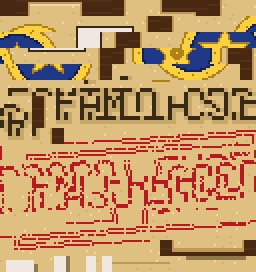
#> input picture graphics/dossie/pasta.png, 128 x 136 px (shown 2 times larger)
$ python -i dossie.py   (imports and definitions only)
#> lines starting #> are read from the running program, lines starting #| are printed output that depends on the picture
"""O dossiê da Família Sombra (POK-54, Task 9): os gráficos da tela cheia de src/dossie.c.

    python3 -I tools/familia_sombra/dossie.py              # grava tudo no repositório
    python3 -I tools/familia_sombra/dossie.py --conferir   # refaz num diretório temporário e compara (sai 1 se divergir)
    python3 -I tools/familia_sombra/dossie.py --folha saida.png   # prévia das 3 páginas montadas (não grava o resto)

Entradas (do próprio repositório):
    graphics/fonts/latin_normal.png + src/text.c (sFontNormalLatinGlyphWidths) + charmap.txt
        a fonte do jogo, para o "FAMÍLIA SOMBRA" em dobro da capa e os carimbos
    graphics/pokemon/<espécie>/front.png + shiny.pal   o sprite de batalha de cada chefe, para a foto
    tools/familia_sombra/predio.py                      os 3 tons do retrato da sala do Dom (TONS_DO_RETRATO)

Saídas (versionadas, nada à mão), em graphics/dossie/:
    pasta.png + pasta.pal   ladrilhos únicos do fundo (papel pardo da pasta, a mesa, o selo da polícia, a moldura da
                            foto) numa paleta só; a mesma paleta serve às janelas de texto (cores de texto em
                            DARK_GRAY = 2, LIGHT_GRAY = 3, RED = 4: os {COLOR ...} do charmap batem com ela)
    pasta.bin               3 telas de 32x20 entradas (u16): capa, ficha e texto (página "Depois")
    foto_{dom,cobrador,mercenario,pesadelo}.png   64x64, só os 3 tons do retrato (foto.pal)
    clipe.png               8x32, o clipe de papel por cima da foto (foto.pal)
    foto.pal                tons do retrato + o metal do clipe
    carimbo.png + .pal      64x64 = 2 quadros de 64x32: CAPTURADO e DERROTADO, tinta vermelha
    rosa.png + rosas.pal    8x16, a rosa da ficha; rosas.pal = 4 paletas de 16 (vermelha, dourada, azul, negra)

A foto usa o sprite de BATALHA (64x64, frente, cores shiny), não o sprite do mapa com chapéu do quadro da sala: no
tamanho da foto o de batalha se lê muito melhor (o do mapa tem 32x40 e o rosto some). Os tons são os do retrato
(predio.TONS_DO_RETRATO); os limiares de luminância são próprios (em FOTOS), porque as cores do sprite de batalha
não são as do sprite do mapa e com os LIMIARES_RETRATO de lá o Gengar ficava todo no cinza médio.

Só Pillow e a biblioteca padrão.
"""
import argparse
import filecmp
import math
import random
import re
import shutil
import struct
import sys
import tempfile
from pathlib import Path

from PIL import Image, ImageDraw

sys.path.insert(0, str(Path(__file__).resolve().parent))
from predio import TONS_DO_RETRATO  # noqa: E402  (o mesmo preto e os 2 cinzas do quadro da sala do Dom)

REPO = Path(__file__).resolve().parents[2]
SAIDA = Path("graphics/dossie")

# ---------------------------------------------------------------------------------------------------------------
# Paleta da pasta (BG) e do texto: os índices 2, 3 e 4 são DARK_GRAY, LIGHT_GRAY e RED do charmap ({COLOR RED} no
# texto da lore pinta o título de vermelho); o 15 é o marca-texto amarelo do título.
# ---------------------------------------------------------------------------------------------------------------
MESA = (72, 40, 20)
MESA_LINHA = (84, 48, 26)
TINTA = (56, 40, 24)
TINTA_SOMBRA = (200, 168, 104)
VERMELHO = (184, 24, 32)
OURO_ESC = (176, 128, 24)
MANILA = (224, 192, 128)
MANILA_ESC = (192, 152, 88)
MANILA_CLARO = (240, 216, 160)
FIBRA = (212, 176, 112)
AZUL = (32, 56, 136)
AZUL_ESC = (16, 32, 88)
OURO = (248, 208, 64)
BRANCO = (240, 232, 224)
SOMBRA_FOTO = (144, 120, 72)
MARCA_TEXTO = (248, 224, 80)
PASTA_PAL = [MESA, MESA_LINHA, TINTA, TINTA_SOMBRA, VERMELHO, OURO_ESC, MANILA, MANILA_ESC, MANILA_CLARO, FIBRA,
             AZUL, AZUL_ESC, OURO, BRANCO, SOMBRA_FOTO, MARCA_TEXTO]

# Foto (OBJ): 0 transparente, os 3 tons do retrato e o metal do clipe
K, CINZA_MEDIO, CINZA_CLARO = TONS_DO_RETRATO
CLIPE_CLARO, CLIPE_ESC = (224, 224, 232), (96, 96, 112)
FOTO_PAL = [(0, 0, 0), K, CINZA_MEDIO, CINZA_CLARO, CLIPE_CLARO, CLIPE_ESC]
FOTO_CHAO = 44                      # da linha 44 para baixo o fundo da foto é o cinza médio (o chão), acima o claro

# chefe -> (espécie do sprite de batalha, limiares de luminância: preto abaixo de `a`, cinza médio abaixo de `b`)
FOTOS = {
    "dom": ("gengar", (90, 150)),
    "cobrador": ("tyranitar", (80, 150)),
    "mercenario": ("garchomp", (60, 110)),
    "pesadelo": ("darkrai", (40, 90)),
}

PAPEL_CARIMBO = (232, 224, 208)     # o miolo do carimbo (de moldura a moldura): a tinta fica legível sobre a foto
CARIMBO_PAL = [(0, 0, 0), VERMELHO, PAPEL_CARIMBO]
CARIMBOS = (("CAPTURADO", 5, 5), ("DERROTADO", -5, 9))   # texto, ângulo, semente da tinta falhada (quadro 0, 1)

# A rosa da ficha (8x16, o desenho nas linhas 3-12): 1-4 pétalas do escuro ao claro, g/G caule e folha
ROSA = [
    "..1111..",
    ".122221.",
    "12333221",
    "12344321",
    ".123321.",
    "..1111..",
    "...g....",
    "..gGg...",
    "...g....",
    "...g....",
]
ROSA_Y = 3
VERDES = [(24, 72, 32), (40, 120, 48)]
PETALAS = {   # na ordem dos chefes: vermelha (Dom), dourada (Cobrador), azul (Mercenário), negra (Pesadelo)
    "vermelha": [(64, 8, 16), (152, 16, 32), (216, 48, 56), (248, 128, 120)],
    "dourada": [(96, 64, 8), (176, 128, 24), (232, 184, 48), (248, 232, 144)],
    "azul": [(16, 24, 72), (32, 64, 152), (72, 120, 216), (160, 200, 248)],
    "negra": [(8, 8, 12), (32, 28, 40), (64, 56, 72), (112, 104, 120)],
}

# Geometria das 3 telas (pixels; a mesma de src/dossie.c, que posiciona os sprites e o texto por cima)
TELA_W, TELA_H = 240, 160
PASTA = (6, 14, 233, 157)           # corpo da pasta (x0, y0, x1, y1), com a borda escura
ABA_CAPA = (6, 1, 112)              # aba (x0, y0, x1): "POLÍCIA DE KANTO"
ABA_FICHA = (6, 1, 160)             # aba da ficha: "FICHA 1 DE 4" e "FOLHA 1/3"
MOLDURA_FOTO = (11, 18, 80, 87)     # papel branco em volta da foto (a foto, sprite 64x64, fica em (14, 21))
SEPARADOR = (88, 67, 228)           # fio entre o cabeçalho e a 1ª linha da lore (x0, y, x1)
SELO = (120, 42)
ROTA_CAIXA = (166, 21, 226, 33)
TITULO_CAPA_Y = 62
CASO_ENCERRADO_Y = 96


def _5bits(cor):
    return tuple(c & 0xF8 for c in cor)


def _jasc(cores):
    cores = [_5bits(c) for c in cores] + [(0, 0, 0)] * (-len(cores) % 16)
    return "JASC-PAL\r\n0100\r\n" + f"{len(cores)}\r\n" + "".join(f"{r} {g} {b}\r\n" for r, g, b in cores)


# [6 lines left out: function _png, not called in this run]


# ---------------------------------------------------------------------------------------------------------------
# A fonte do jogo (latin_normal.png: glifos 16x16, 16 por linha; pixel 1 = letra, 2 = sombra)
# ---------------------------------------------------------------------------------------------------------------
class Fonte:
    def __init__(self, src):
        self.img = Image.open(src / "graphics/fonts/latin_normal.png")
        texto = (src / "src/text.c").read_text(encoding="utf-8")
        corpo = re.search(r"sFontNormalLatinGlyphWidths\[\] =\s*\{(.*?)\};", texto, re.S).group(1)
        self.larg = [int(v) for v in re.findall(r"\d+", re.sub(r"/\*.*?\*/|//[^\n]*", "", corpo, flags=re.S))]
        self.cod = {}
        for linha in (src / "charmap.txt").read_text(encoding="utf-8").splitlines():
            m = re.match(r"^'(\\'|.)'\s*=\s*([0-9A-F]{2})\s*$", linha)
            if m:
                self.cod.setdefault("'" if m.group(1) == "\\'" else m.group(1), int(m.group(2), 16))

    def largura(self, s):
        return sum(self.larg[self.cod[ch]] for ch in s)

    # [19 lines left out: function escrever, not called in this run]


# ---------------------------------------------------------------------------------------------------------------
# O fundo: 3 telas desenhadas em índices da PASTA_PAL e quebradas em ladrilhos únicos
# ---------------------------------------------------------------------------------------------------------------
I = {cor: i for i, cor in enumerate(PASTA_PAL)}


def _fibras():
    """Fibras do papel num bloco de 32x32 que se repete (assim os ladrilhos do papel se repetem também)."""
    rnd = random.Random(7)
    pontos = {}
    for _ in range(14):
        pontos[(rnd.randrange(32), rnd.randrange(32))] = MANILA_CLARO if rnd.random() < 0.5 else FIBRA
    return pontos


FIBRAS = _fibras()


# [115 lines left out: functions fundo, selo_policia, carimbo_rgba, colar_rgba, tela_capa, tela_ficha, not called in this run]


def tela_texto():
    return fundo(ABA_CAPA)


# [30 lines left out: functions ladrilhos_e_mapas, gravar_ladrilhos, not called in this run]


# ---------------------------------------------------------------------------------------------------------------
# Sprites: fotos, clipe, carimbo e rosa
# ---------------------------------------------------------------------------------------------------------------
def _jasc_ler(p):
    v = p.read_text().split()
    return [tuple(map(int, v[3 + i * 3:6 + i * 3])) for i in range(16)]


def _lum(c):
    return 0.299 * c[0] + 0.587 * c[1] + 0.114 * c[2]


# [69 lines left out: functions foto, clipe, carimbos, rosa, rosas_pal, not called in this run]


# ---------------------------------------------------------------------------------------------------------------
SAIDAS = [SAIDA / n for n in ("pasta.png", "pasta.pal", "pasta.bin", "foto.pal", "clipe.png", "carimbo.png",
                               "carimbo.pal", "rosa.png", "rosas.pal")] + [SAIDA / f"foto_{n}.png" for n in FOTOS]


def gerar(src, dst):
    fonte = Fonte(src)
    out = dst / SAIDA
    out.mkdir(parents=True, exist_ok=True)
    ladrilhos, mapas = ladrilhos_e_mapas([tela_capa(fonte), tela_ficha(), tela_texto()])
    gravar_ladrilhos(out / "pasta.png", ladrilhos)
    (out / "pasta.pal").write_bytes(_jasc(PASTA_PAL).encode())
    (out / "pasta.bin").write_bytes(b"".join(struct.pack("<H", t) for mapa in mapas for t in mapa))
    (out / "foto.pal").write_bytes(_jasc(FOTO_PAL).encode())
    for nome in FOTOS:
        _png(foto(src, nome), FOTO_PAL, out / f"foto_{nome}.png")
    _png(clipe(), FOTO_PAL, out / "clipe.png")
    _png(carimbos(fonte), CARIMBO_PAL, out / "carimbo.png")
    (out / "carimbo.pal").write_bytes(_jasc(CARIMBO_PAL).encode())
    cores = rosas_pal()
    _png(rosa(), cores[:16], out / "rosa.png")
    (out / "rosas.pal").write_bytes(_jasc(cores).encode())
    return len(ladrilhos)


# [69 lines left out: functions folha, _com_pal, _rgba, main, not called in this run]


# [2 lines not run here, left out]

>>> import cv2
>>> picture = cv2.imread('../../graphics/dossie/pasta.png', cv2.IMREAD_GRAYSCALE)
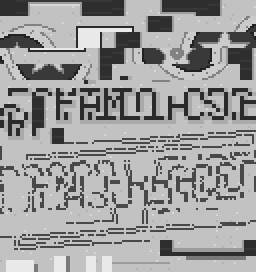
#> picture: shape (136, 128) (shown 2 times larger); min 33, max 233, mean 157.2
>>> result = gerar(picture, 'out.png')
#> (the run stopped early here; a loop or call above may not have finished)
